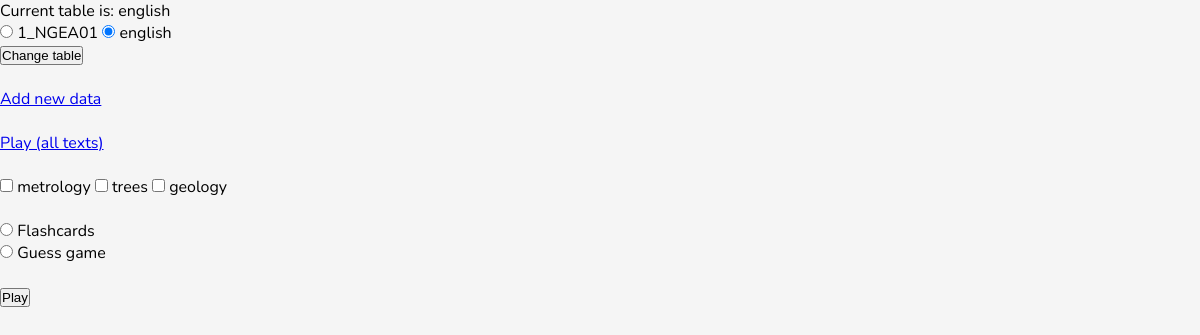
The page / on the database its author committed.
### tables this page shows
CREATE TABLE "1_NGEA01" (
	"id"	INTEGER,
	"text1"	TEXT,
	"text2"	TEXT,
	"category"	TEXT,
	PRIMARY KEY("id" AUTOINCREMENT)
);

### app.py (the view)
@app.route("/", methods=['get', 'post'])
def index():
    table_select = request.form.get('table_select')
    if table_select and table_select not in ['Flashcards', 'Guess game']:
        db_hand.set_current_table(table_select)
        config_hand.set_last_opened_table(table_select)
    cats = db_hand.get_all_categories()
    tables = db_hand.get_tables()
    last_table = config_hand.get_last_opened_table()
    return render_template("index.html", categories=cats, tables=tables, last_table=last_table)

### app.py (called while the page is built)
@app.teardown_appcontext
def close_connection(exception):
    db = getattr(g, '_database', None)
    if db is not None:
        db.close()

### config_handler.py (called while the page is built)
    def get_last_opened_table(self):
        return config.get('DATABASE', 'last_opened_table')

### db_handler.py (called while the page is built)
    def get_all_categories(self):
        self.cursor.execute(f'SELECT {category_string} FROM "{self.current_table}"')
        data = self.cursor.fetchall()
        return (e[0] for e in set(data))

    def get_tables(self):
        ex = '''SELECT name FROM sqlite_master WHERE type="table"'''
        self.cursor.execute(ex)
        return [t[0] for t in self.cursor.fetchall() if not 'sqlite' in t[0]]

### templates/index.html (shortened to what this page needs)
<!DOCTYPE html>
<html>
    <head>
        <link rel="stylesheet" href="https://cdnjs.cloudflare.com/ajax/libs/font-awesome/6.1.1/css/all.min.css">
        <link rel="stylesheet" href="{{ url_for('static', filename='style.css') }}">
        <p>Current table is: {{ last_table }}</p>
        <form action="/" method="post">
            {% for table in tables %}
                {% if table == last_table %}
                    <input type="radio" name="table_select" value="{{ table }}" checked>
                {% else %}
                    <input type="radio" name="table_select" value="{{ table }}">
                {%  endif %}
            <label for="{{ table }}">{{ table }}</label>
            {% endfor %}
            <br>
            <input type="submit" value="Change table">
        </form>
        <br>
    </head>
    <body>
        <a href="{{ url_for('add_data')}}">Add new data</a>
        <br><br>
        <a href="{{ url_for('play_all')}}">Play (all texts)</a>
        <br><br>
        <form action="/play_category" method="post">
            {% for cat in categories %}
            <input type="checkbox", name="{{ cat }}">
            <label for="{{ cat }}">{{ cat }}</label>
            {% endfor %}
            <br><br>
            <input type="radio" name="table_select" value="Flashcards">
            <label for="Flashcards">Flashcards</label>
            <br>
            <input type="radio" name="table_select" value="Guess game">
            <label for="Guess game">Guess game</label>
            <br><br>
            <input type="submit" value="Play">
        </form>
    </body>
</html>

### static/style.css (style rules this page uses)
* { padding: 0; margin: 0; box-sizing: border-box; }
body { font-family: 'Nunito', sans-serif; font-size: 1rem; background-color: whitesmoke; }

### rows shown on the page
1_NGEA01: category "metrology"
1_NGEA01: category "trees"
1_NGEA01: category "geology"

### other values the page prints
{{ last_table }} "english"
{{ table }} "1_NGEA01" "english"
